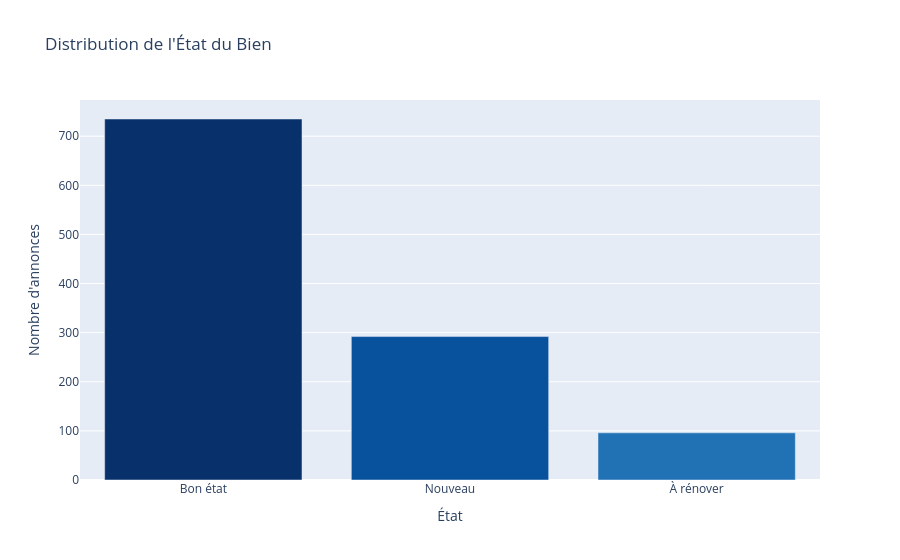
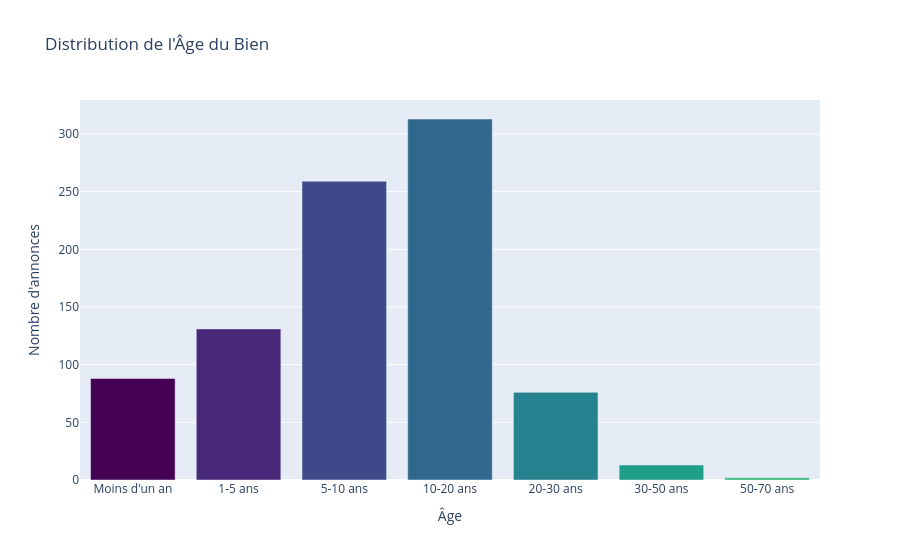

The notebook cell these images were saved under, in order:
### Code cell
import plotly.express as px

# Graphe 1: État du Bien
current_state_tags = ['Bon état', 'Nouveau', 'À rénover']
state_counts = df['Current_state'].value_counts().reindex(current_state_tags).reset_index()
state_counts.columns = ['Current_state', 'count']

fig1 = px.bar(state_counts, x='Current_state', y='count', color='Current_state', 
              title="Distribution de l'État du Bien",
              labels={'Current_state': 'État', 'count': "Nombre d'annonces"},
              color_discrete_sequence=px.colors.sequential.Blues_r)
fig1.update_layout(showlegend=False)
fig1.show()

# Graphe 2: Âge du Bien (Mdlna 'crest' b 'Viridis' wla 'Tealgrn' bch t-thni mn l-erreur)
age_order = ["Moins d'un an", '1-5 ans', '5-10 ans', '10-20 ans', '20-30 ans', '30-50 ans', '50-70 ans']
age_counts = df['Age'].value_counts().reindex(age_order).reset_index()
age_counts.columns = ['Age', 'count']

fig2 = px.bar(age_counts, x='Age', y='count', color='Age', 
              title="Distribution de l'Âge du Bien",
              labels={'Age': 'Âge', 'count': "Nombre d'annonces"},
              color_discrete_sequence=px.colors.sequential.Viridis)  # Kanst3mlo Viridis hna
fig2.update_layout(showlegend=False)
fig2.show()

### Figure 1 — Plotly figure (JSON) as saved in the notebook; plotly's stock layout.template omitted (floating-point values rounded to 4 significant figures)
{"data": [{"hovertemplate": "État=%{x}<br>Nombre d'annonces=%{y}<extra></extra>", "legendgroup": "Bon état", "marker": {"color": "rgb(8,48,107)", "pattern": {"shape": ""}}, "name": "Bon état", "orientation": "v", "showlegend": true, "textposition": "auto", "type": "bar", "x": ["Bon état"], "xaxis": "x", "y": [735], "yaxis": "y"}, {"hovertemplate": "État=%{x}<br>Nombre d'annonces=%{y}<extra></extra>", "legendgroup": "Nouveau", "marker": {"color": "rgb(8,81,156)", "pattern": {"shape": ""}}, "name": "Nouveau", "orientation": "v", "showlegend": true, "textposition": "auto", "type": "bar", "x": ["Nouveau"], "xaxis": "x", "y": [292], "yaxis": "y"}, {"hovertemplate": "État=%{x}<br>Nombre d'annonces=%{y}<extra></extra>", "legendgroup": "À rénover", "marker": {"color": "rgb(33,113,181)", "pattern": {"shape": ""}}, "name": "À rénover", "orientation": "v", "showlegend": true, "textposition": "auto", "type": "bar", "x": ["À rénover"], "xaxis": "x", "y": [96], "yaxis": "y"}], "layout": {"barmode": "relative", "legend": {"title": {"text": "État"}, "tracegroupgap": 0}, "showlegend": false, "title": {"text": "Distribution de l'État du Bien"}, "xaxis": {"anchor": "y", "categoryarray": ["Bon état", "Nouveau", "À rénover"], "categoryorder": "array", "domain": [0, 1], "title": {"text": "État"}}, "yaxis": {"anchor": "x", "domain": [0, 1], "title": {"text": "Nombre d'annonces"}}}}

### Figure 2 — Plotly figure (JSON) as saved in the notebook; plotly's stock layout.template omitted (floating-point values rounded to 4 significant figures)
{"data": [{"hovertemplate": "Âge=%{x}<br>Nombre d'annonces=%{y}<extra></extra>", "legendgroup": "Moins d'un an", "marker": {"color": "#440154", "pattern": {"shape": ""}}, "name": "Moins d'un an", "orientation": "v", "showlegend": true, "textposition": "auto", "type": "bar", "x": ["Moins d'un an"], "xaxis": "x", "y": [88], "yaxis": "y"}, {"hovertemplate": "Âge=%{x}<br>Nombre d'annonces=%{y}<extra></extra>", "legendgroup": "1-5 ans", "marker": {"color": "#482878", "pattern": {"shape": ""}}, "name": "1-5 ans", "orientation": "v", "showlegend": true, "textposition": "auto", "type": "bar", "x": ["1-5 ans"], "xaxis": "x", "y": [131], "yaxis": "y"}, {"hovertemplate": "Âge=%{x}<br>Nombre d'annonces=%{y}<extra></extra>", "legendgroup": "5-10 ans", "marker": {"color": "#3e4989", "pattern": {"shape": ""}}, "name": "5-10 ans", "orientation": "v", "showlegend": true, "textposition": "auto", "type": "bar", "x": ["5-10 ans"], "xaxis": "x", "y": [259], "yaxis": "y"}, {"hovertemplate": "Âge=%{x}<br>Nombre d'annonces=%{y}<extra></extra>", "legendgroup": "10-20 ans", "marker": {"color": "#31688e", "pattern": {"shape": ""}}, "name": "10-20 ans", "orientation": "v", "showlegend": true, "textposition": "auto", "type": "bar", "x": ["10-20 ans"], "xaxis": "x", "y": [313], "yaxis": "y"}, {"hovertemplate": "Âge=%{x}<br>Nombre d'annonces=%{y}<extra></extra>", "legendgroup": "20-30 ans", "marker": {"color": "#26828e", "pattern": {"shape": ""}}, "name": "20-30 ans", "orientation": "v", "showlegend": true, "textposition": "auto", "type": "bar", "x": ["20-30 ans"], "xaxis": "x", "y": [76], "yaxis": "y"}, {"hovertemplate": "Âge=%{x}<br>Nombre d'annonces=%{y}<extra></extra>", "legendgroup": "30-50 ans", "marker": {"color": "#1f9e89", "pattern": {"shape": ""}}, "name": "30-50 ans", "orientation": "v", "showlegend": true, "textposition": "auto", "type": "bar", "x": ["30-50 ans"], "xaxis": "x", "y": [13], "yaxis": "y"}, {"hovertemplate": "Âge=%{x}<br>Nombre d'annonces=%{y}<extra></extra>", "legendgroup": "50-70 ans", "marker": {"color": "#35b779", "pattern": {"shape": ""}}, "name": "50-70 ans", "orientation": "v", "showlegend": true, "textposition": "auto", "type": "bar", "x": ["50-70 ans"], "xaxis": "x", "y": [2], "yaxis": "y"}], "layout": {"barmode": "relative", "legend": {"title": {"text": "Âge"}, "tracegroupgap": 0}, "showlegend": false, "title": {"text": "Distribution de l'Âge du Bien"}, "xaxis": {"anchor": "y", "categoryarray": ["Moins d'un an", "1-5 ans", "5-10 ans", "10-20 ans", "20-30 ans", "30-50 ans", "50-70 ans"], "categoryorder": "array", "domain": [0, 1], "title": {"text": "Âge"}}, "yaxis": {"anchor": "x", "domain": [0, 1], "title": {"text": "Nombre d'annonces"}}}}
